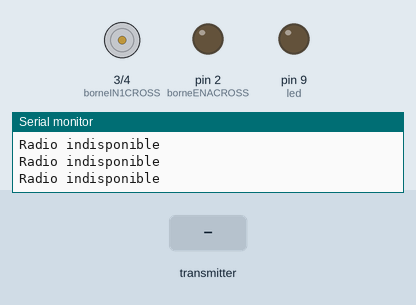
Bench run of a sketch on a simulated Arduino Mega 2560, built with avr-gcc and run on an emulated ATmega2560. Shown: motor-driver pin pairs drawn as motors (green arrow = first pin HIGH = forward, orange = second pin HIGH = backward, longer = more drive), output pins drawn as LEDs (lit = HIGH), the last lines printed to the serial monitor. The inputs (shaded band) are chosen by the test bench. No radio packets arrive unless stated.

Above: at 1.2 s.
1.3 s: the transmitter starts sending msg = 1
At 2.7 s:
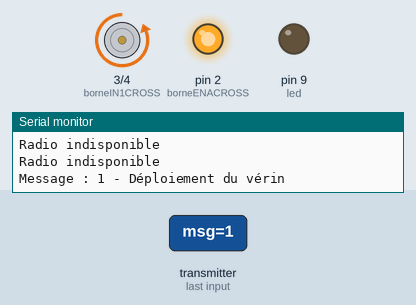
4.3 s: the transmitter starts sending msg = 0
At 5.8 s:
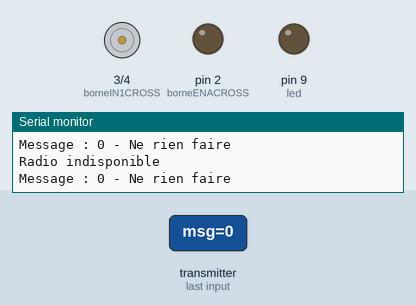
Timing chart, 0 to 7.3 s (numbered marks = the images above; inputs shaded):
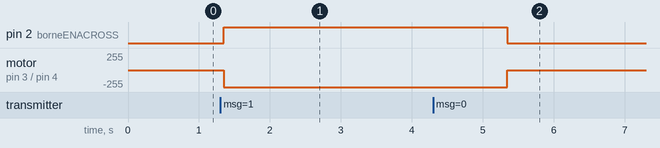

Measured:
- after the input at 1.3 s, pin 2 (borneENACROSS): LOW → HIGH after 0.05 s; motor on pin 3 (borneIN1CROSS) / pin 4 (borneIN2CROSS): stopped → backward 255/255 after 0.05 s
- after the input at 4.3 s, pin 2 (borneENACROSS): HIGH → LOW after 1.0 s; motor on pin 3 (borneIN1CROSS) / pin 4 (borneIN2CROSS): backward 255/255 → stopped after 1.0 s

The sketch:

receiver_v2.ino
```cpp
// Arduino MEGA 2250
// MARCHE AVANT : ROUGE / ROUGE et JAUNE / NOIR
#include <SPI.h>
#include <RF24.h>

#define pinCE 53   // On associe la broche "CE" du NRF24L01 à la sortie digitale D53 de l'arduino MEGA
#define pinCSN 10  // On associe la broche "CSN" du NRF24L01 à la sortie digitale D10 de l'arduino MEGA
#define tunnel "PIPE1"
#define led 9
#define borneENACROSS 2
#define borneIN1CROSS 3
#define borneIN2CROSS 4

RF24 radio(pinCE, pinCSN);  // Instanciation du NRF24L01

const byte adresse[6] = tunnel;
char msg = '0';  // On initialise avec un message par défaut

int avancerCrossA(){
    digitalWrite(borneIN1CROSS, LOW);
    digitalWrite(borneIN2CROSS, HIGH);
    analogWrite(borneENACROSS, 255);
    delay(2000);
    digitalWrite(borneIN1CROSS, LOW);
    digitalWrite(borneIN2CROSS, LOW);
    analogWrite(borneENACROSS, 0);
}

int fermerCrossA(){
     digitalWrite(borneIN1CROSS, HIGH);
    digitalWrite(borneIN2CROSS, LOW);
    analogWrite(borneENACROSS, 255);
    delay(2000);
    digitalWrite(borneIN1CROSS, LOW);
    digitalWrite(borneIN2CROSS, LOW);
    analogWrite(borneENACROSS, 0);
}

void setup() {
  Serial.begin(9600);
  pinMode(led, OUTPUT);
  pinMode(borneIN1CROSS, OUTPUT);
  pinMode(borneIN2CROSS, OUTPUT);
  pinMode(borneENACROSS, OUTPUT);

  Serial.println("Initialisation radio");
  radio.begin();
  radio.setPALevel(RF24_PA_MAX);
  radio.openReadingPipe(1, adresse);  // Pipe 1, pour écouter sur PIPE1
  radio.startListening();
}

void loop() {
  if (radio.available()) {
    radio.read(&msg, sizeof(msg));  // Lire le message de la radio

    if (msg == '0') {
      Serial.println("Message : 0 - Ne rien faire");
    } else if (msg == '1') {
      Serial.println("Message : 1 - Déploiement du vérin");
      avancerCrossA();
    } else if (msg == '2') {
      Serial.println("Message : 2 - Rétractation du vérin");
      fermerCrossA();
    } else {
      Serial.println("Message inconnu");
    }
  } else {
    Serial.println("Radio indisponible");
  }
}
```
